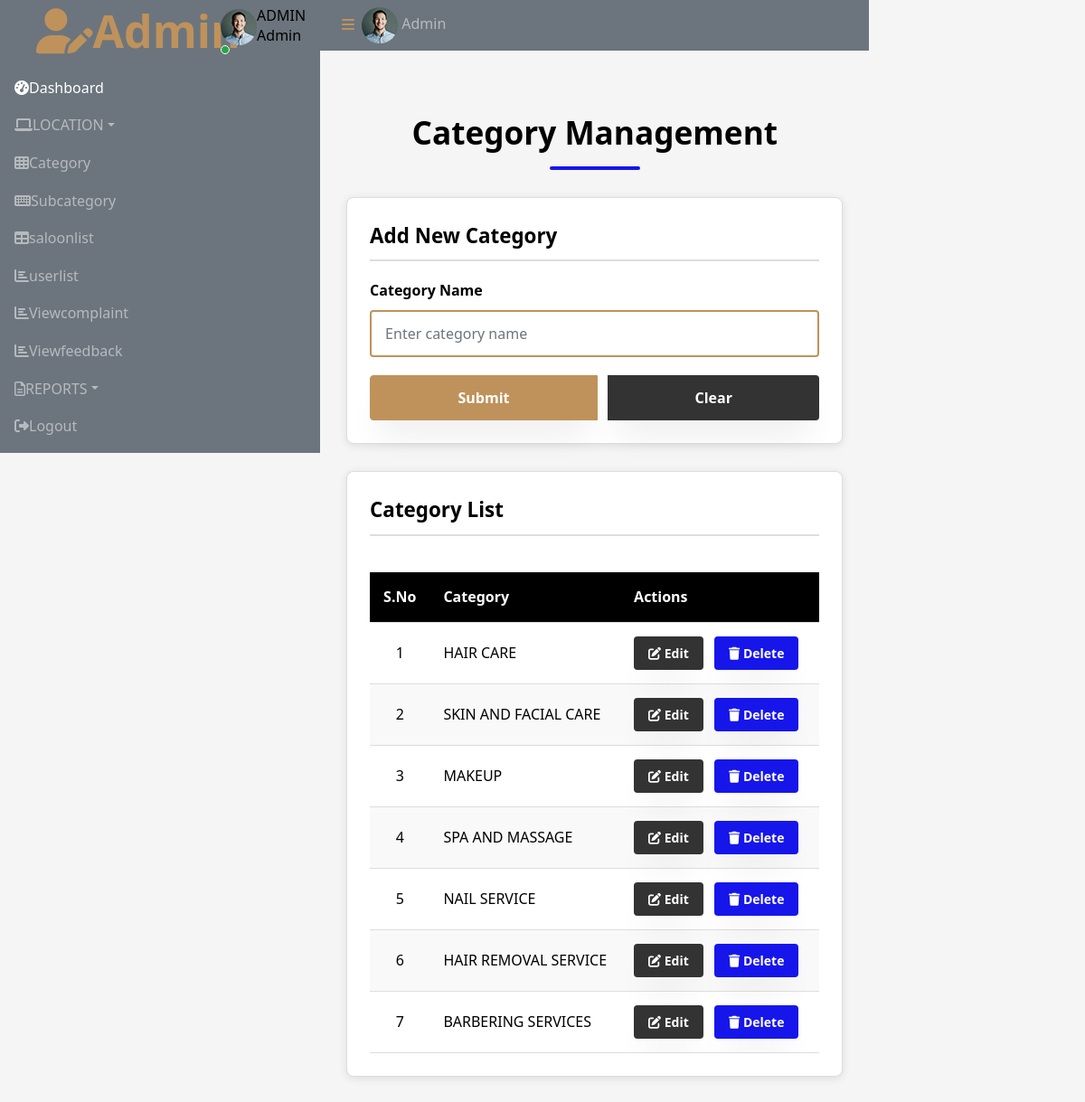
The page /Admin/Category.php (signed in) on the database its author committed.
### tables this page shows
CREATE TABLE `tbl_category` (
  `category_id` int(11) NOT NULL,
  `category_name` varchar(40) NOT NULL,
  `category_status` int(11) NOT NULL DEFAULT 1
);

### Admin/Category.php (the view, shortened to what this page needs)
<?php
include("../Assets/Connection/Connection.php");
include('Header.php');
$cid="";
$cname="";
		?>
<!DOCTYPE html PUBLIC "-//W3C//DTD XHTML 1.0 Transitional//EN" "http://www.w3.org/TR/xhtml1/DTD/xhtml1-transitional.dtd">
<html xmlns="http://www.w3.org/1999/xhtml">
<head>
<link rel="stylesheet" href="https://cdnjs.cloudflare.com/ajax/libs/font-awesome/6.4.0/css/all.min.css">
</head>
<body>
<div class="container">
    <h1 class="page-title">Category Management</h1>
    <div class="card form-container">
        <h2 class="form-title"><?php echo $cid ? 'Edit Category' : 'Add New Category'; ?></h2>
        <form name="form1" method="post" action="">
            <div class="form-group">
                <label for="txt_cname">Category Name</label>
                <input type="text" class="form-control" maxlength="20" name="txt_cname" id="txt_cname" value="<?php echo $cname ?>" required="required" placeholder="Enter category name" title="Name Allows Only Alphabets,Spaces and First Letter Must Be Capital Letter" pattern="^[A-Z]+[a-zA-Z ]*$"/>
            </div>
            <div class="btn-group">
                <button type="submit" name="btn_submit" id="btn_submit" class="btn btn-primary"><?php echo $cid ? 'Update' : 'Submit'; ?></button>
                <button type="reset" name="btn_submit2" id="btn_submit2" class="btn btn-secondary">Clear</button>
            </div>
        </form>
    </div>
    <div class="card">
        <h2 class="form-title">Category List</h2>
        <div class="table-container">
            <table class="data-table">
                <thead>
                    <tr>
                        <th>S.No</th>
                        <th>Category</th>
                        <th>Actions</th>
                    </tr>
                </thead>
                <tbody>
                    <?php
                    $i = 0;
                    $sel = "select * from tbl_category where category_status=1";
                    $row = $con->query($sel);
                    if($row && $row->num_rows > 0) {
                        while($data = $row->fetch_assoc()) {
                            $i++;
                    ?>
                    <tr>
                        <td class="text-center"><?php echo $i; ?></td>
                        <td><?php echo $data["category_name"];?></td>
                        <td class="action-cell">
                            <a href="Category.php?edid=<?php echo $data['category_id']?>" class="btn btn-action btn-edit">
                                <i class="fas fa-edit"></i> Edit
                            </a>
                            <a href="Category.php?delid=<?php echo $data['category_id'] ?>" class="btn btn-action btn-delete" onclick="return confirm('Are you sure you want to delete this category?')">
                                <i class="fas fa-trash"></i> Delete
                            </a>
                        </td>
                    </tr>
                    <?php
                        }
                    } else {
                    ?>
                    <tr>
                        <td colspan="3" class="no-data">No categories found. Add your first category above.</td>
                    </tr>
                    <?php } ?>
                </tbody>
            </table>
        </div>
    </div>
</div>
</body>
</html>
<?php
include('Footer.php');
?>

### Admin/Header.php (shortened to what this page needs)
<?php
include("../Assets/Connection/Connection.php");
$select="select * from tbl_admin where admin_id='".$_SESSION['aid']."'";
$res=$con->query($select);
$data=$res->fetch_assoc();
?>
 <!DOCTYPE html>
<html lang="en">
<head>
    <link href="https://cdnjs.cloudflare.com/ajax/libs/font-awesome/5.10.0/css/all.min.css" rel="stylesheet">
    <link href="https://cdn.jsdelivr.net/npm/bootstrap-icons@1.4.1/font/bootstrap-icons.css" rel="stylesheet">
    <link href="../Assets/Templates/Admin/lib/owlcarousel/assets/owl.carousel.min.css" rel="stylesheet">
    <link href="../Assets/Templates/Admin/lib/tempusdominus/css/tempusdominus-bootstrap-4.min.css" rel="stylesheet" />
    <link href="../Assets/Templates/Admin/css/bootstrap.min.css" rel="stylesheet">
    <link href="../Assets/Templates/Admin/css/style.css" rel="stylesheet">
</head>
<body>
    <div class="container-fluid position-relative d-flex p-0">
        <div class="sidebar pe-4 pb-3">
            <nav class="navbar bg-secondary navbar-dark">
                <a href="index.html" class="navbar-brand mx-4 mb-3">
                    <span a href="Adminhome.php" class="text-primary"><i class="fa fa-user-edit me-2"></i>Admin</span>
                </a>
                <div class="d-flex align-items-center ms-4 mb-4">
                    <div class="position-relative">
                        <img class="rounded-circle" src="../Assets/Templates/Admin/img/user.jpg" alt="" style="width: 40px; height: 40px;">
                        <div class="bg-success rounded-circle border border-2 border-white position-absolute end-0 bottom-0 p-1"></div>
                    </div>
                    <div class="ms-3">
                        <h6 class="mb-0">ADMIN</h6>
                        <span>Admin</span>
                    </div>
                </div>
                <div class="navbar-nav w-100">
                    <a href="Adminhome.php" class="nav-item nav-link active"><i class="fa fa-tachometer-alt me-2"></i>Dashboard</a>
                    <div class="nav-item dropdown">
                        <a href="#" class="nav-link dropdown-toggle" data-bs-toggle="dropdown"><i class="fa fa-laptop me-2"></i>LOCATION</a>
                    </div>
                    <a href="Category.php" class="nav-item nav-link"><i class="fa fa-th me-2"></i>Category</a>
                    <a href="Subcategory.php" class="nav-item nav-link"><i class="fa fa-keyboard me-2"></i>Subcategory</a>
                    <a href="saloonlist.php" class="nav-item nav-link"><i class="fa fa-table me-2"></i>saloonlist</a>
                    <a href="userlist.php" class="nav-item nav-link"><i class="fa fa-chart-bar me-2"></i>userlist</a>
                    <a href="Viewcomplaint.php" class="nav-item nav-link"><i class="fa fa-chart-bar me-2"></i>Viewcomplaint</a>
                    <a href="Viewfeedback.php" class="nav-item nav-link"><i class="fa fa-chart-bar me-2"></i>Viewfeedback</a>
                    <div class="nav-item dropdown">
                        <a href="#" class="nav-link dropdown-toggle" data-bs-toggle="dropdown"><i class="far fa-file-alt me-2"></i>REPORTS</a>
                    </div>
                    <a href="../Logout.php" class="nav-item nav-link"><i class="fa fa-sign-out-alt me-2"></i>Logout</a>
                </div>
            </nav>
        </div>
        <div class="content">
            <nav class="navbar navbar-expand bg-secondary navbar-dark sticky-top px-4 py-0">
                <a href="#" class="sidebar-toggler flex-shrink-0">
                    <i class="fa fa-bars"></i>
                </a>
                <div class="navbar-nav align-items-center ms-auto">
                    <div class="nav-item dropdown">
                        <a href="#" class="nav-link " data-bs-toggle="dropdown">
                            <img class="rounded-circle me-lg-2" src="../Assets/Templates/Admin/img/user.jpg" alt="" style="width: 40px; height: 40px;">
                            <span class="d-none d-lg-inline-flex"><?php echo $data['admin_name']; ?></span>
                        </a>
                    </div>
                </div>
            </nav>
            <div class="container-fluid pt-4 px-4">
                <div class="row g-4">

### Admin/Category.php (style rules this page uses)
* { margin: 0; padding: 0; box-sizing: border-box; font-family: 'Segoe UI', Tahoma, Geneva, Verdana, sans-serif; }
body { background-color: #f5f5f5; color: #000; line-height: 1.6; }
.container { max-width: 1000px; margin: 20px auto; padding: 20px; }
.card { background: #fff; border-radius: 8px; box-shadow: 0 2px 10px rgba(0, 0, 0, 0.1); padding: 25px; margin-bottom: 30px; border: 1px solid #ddd; }
.page-title { text-align: center; margin-bottom: 30px; color: #000; font-size: 2.2rem; position: relative; padding-bottom: 15px; font-weight: bold; }
.page-title:after { content: ''; position: absolute; bottom: 0; left: 50%; transform: translateX(-50%); width: 100px; height: 4px; background: #1616eb; border-radius: 2px; }
.form-container { margin-bottom: 30px; }
.form-title { font-size: 1.4rem; color: #000; margin-bottom: 20px; padding-bottom: 10px; border-bottom: 2px solid #ddd; font-weight: bold; }
.form-group { margin-bottom: 20px; }
.form-group label { display: block; margin-bottom: 8px; font-weight: 600; color: #000; }
.form-control { width: 100%; padding: 12px 15px; border: 1px solid #ddd; border-radius: 4px; font-size: 16px; transition: all 0.3s; background: #faf9f9f3; color: #0a0a0ae8; }
.btn { display: inline-block; padding: 12px 24px; border: none; border-radius: 4px; font-size: 16px; cursor: pointer; transition: all 0.3s; font-weight: 600; }
.btn-primary { background: #1616eb; color: white; }
.btn-secondary { background: #333; color: white; }
.btn-action { padding: 8px 16px; font-size: 14px; border-radius: 4px; }
.btn-edit { background: #333; color: white; }
.btn-delete { background: #1616eb; color: white; }
.table-container { overflow-x: auto; }
.data-table { width: 100%; border-collapse: collapse; margin-top: 20px; }
.data-table th, .data-table td { padding: 15px; text-align: left; border-bottom: 1px solid #ddd; }
.data-table th { background-color: #000; color: white; font-weight: 600; }
.data-table tr:nth-child(even) { background-color: #f9f9f9; }
.action-cell { white-space: nowrap; }
.action-cell a { margin-right: 8px; text-decoration: none; }
.text-center { text-align: center; }
.btn-group { display: flex; gap: 12px; justify-content: center; }

### rows shown on the page
tbl_category: category_name "HAIR CARE"
tbl_category: category_name "SKIN AND FACIAL CARE"
tbl_category: category_name "MAKEUP"
tbl_category: category_name "SPA AND MASSAGE"
tbl_category: category_name "NAIL SERVICE"
tbl_category: category_name "HAIR REMOVAL SERVICE"
tbl_category: category_name "BARBERING SERVICES"

### other values the page prints
$data['admin_name'] "Admin"
